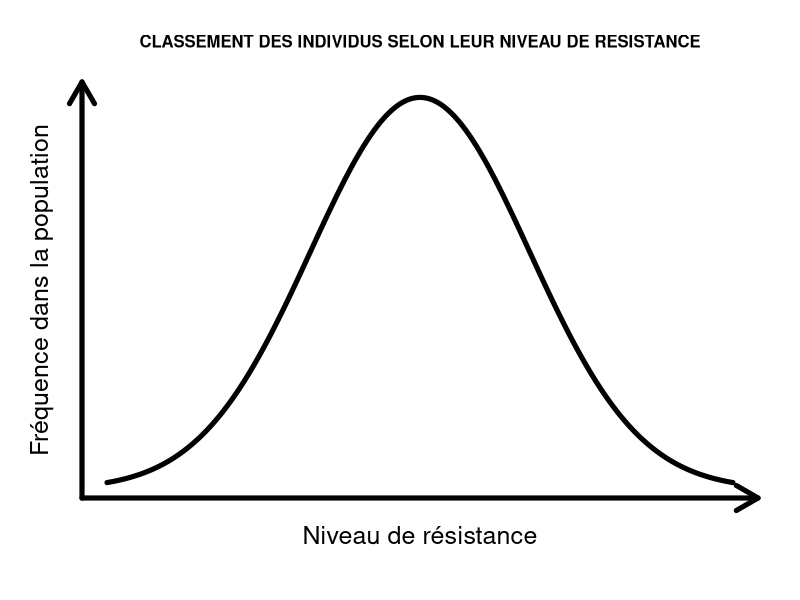
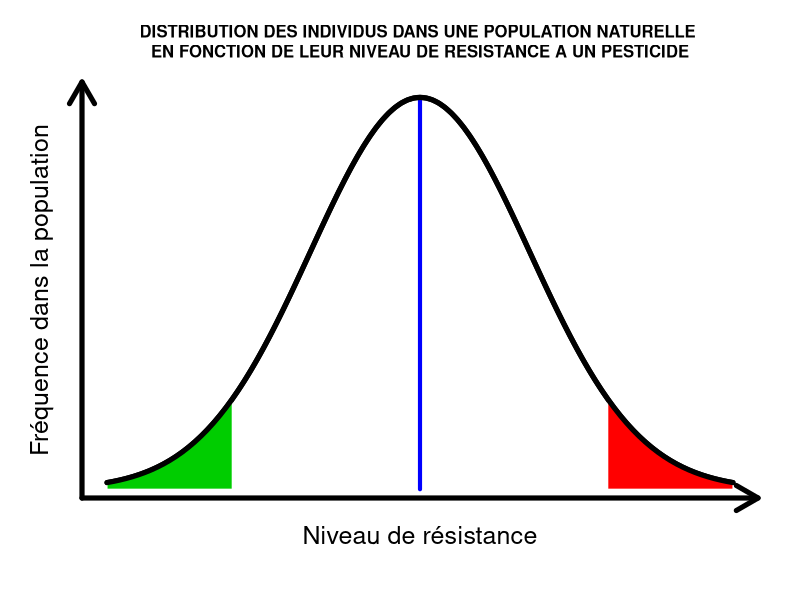
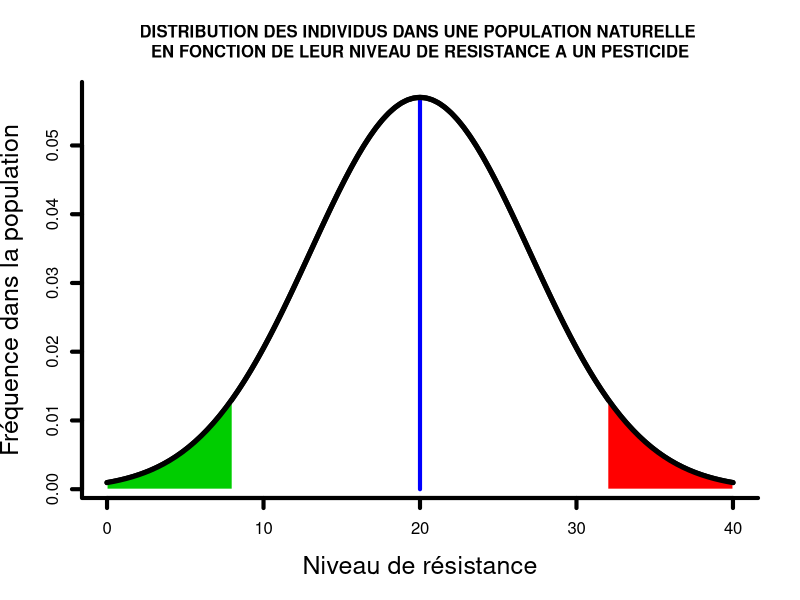
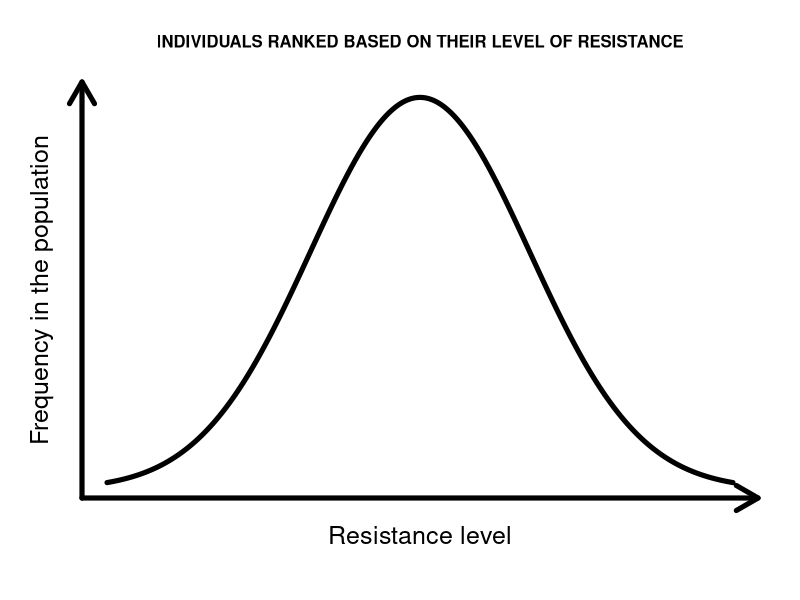
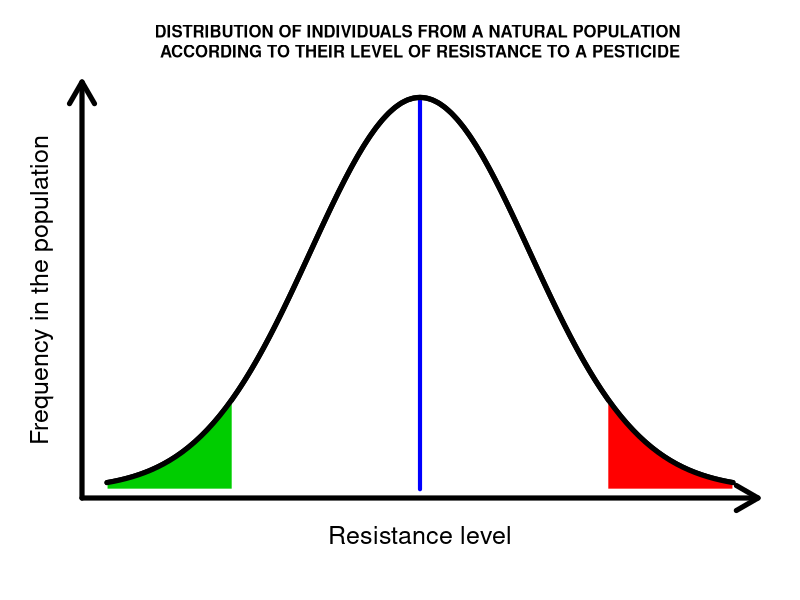
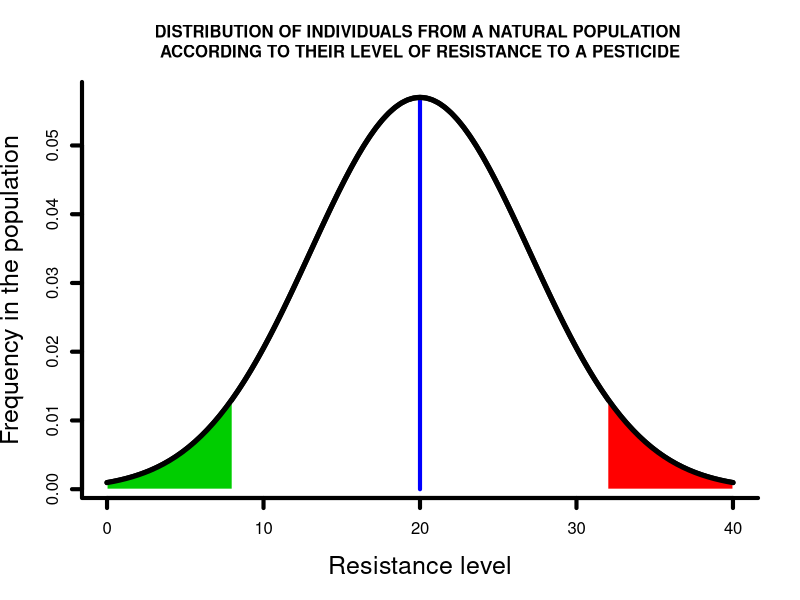

The R source for these figures, in order:
###############################################################################
###############################################################################
#Script for the figure of the resistance distribution and evolution
###############################################################################
###############################################################################


###############################################################################
#French versions of the figures
###############################################################################


#first a simple plot of the distribution with no tick and arrows at the 
#end of axis
curve(dnorm(x, mean=20, sd=7),from=0,to=40,lwd=5,xlab="",ylab="",n=10000,
      cex.lab=1.5,bty="l",main="CLASSEMENT DES INDIVIDUS SELON LEUR NIVEAU DE RESISTANCE",
      cex.main=1,cex.axis=1,axes=FALSE)
u <- par("usr") 
arrows(u[1],u[3],u[2],u[3],code=2,xpd=TRUE,lwd=5)
mtext(side=1,text="Niveau de résistance",cex=1.5,line=1.5)
arrows(u[1],u[3],u[1],u[4],code=2,xpd=TRUE,lwd=5)
mtext(side=2,text="Fréquence dans la population",cex=1.5,line=1.5)
#export png 870 x 550

#the distribution of the quantitative resistance in a natural population
#with no tick and arrows at the end of axis
curve(dnorm(x, mean=20, sd=7),from=0,to=40,lwd=5,xlab="",ylab="",n=10000,
      main="DISTRIBUTION DES INDIVIDUS DANS UNE POPULATION NATURELLE 
EN FONCTION DE LEUR NIVEAU DE RESISTANCE A UN PESTICIDE",cex.main=1,
      cex.axis=1,cex.lab=1.5,bty="l",axes=FALSE)
u <- par("usr") 
arrows(u[1],u[3],u[2],u[3],code=2,xpd=TRUE,lwd=5)
mtext(side=1,text="Niveau de résistance",cex=1.5,line=1.5)
arrows(u[1],u[3],u[1],u[4],code=2,xpd=TRUE,lwd=5)
mtext(side=2,text="Fréquence dans la population",cex=1.5,line=1.5)
#adding the mean of the distribution
segments(20,0,20,dnorm(0,sd=7),col='blue',lwd=4)
#display the more resistant percentile of the distribution
M<-20
EcarT<-7
xmin<-32
xmax<-40
X<-seq(xmin, xmax, length=1000)
Y<-dnorm(X, mean=M, sd=EcarT)
XX<-c(xmin,X,xmax,xmax,xmin)
YY<-c(0,Y,dnorm(xmax, mean=M,sd=EcarT),0,0)
polygon(XX,YY, border = 0,col="red")
#display the more sensitive percentile of the distribution
xmin<-0
xmax<-8
X<-seq(xmin, xmax, length=1000)
Y<-dnorm(X, mean=M, sd=EcarT)
XX<-c(xmin,X,xmax,xmax,xmin)
YY<-c(0,Y,dnorm(xmax, mean=M,sd=EcarT),0,0)
polygon(XX,YY, border = 0,col="green3")
#finally we draw again the curve so the figure look clean
curve(dnorm(x, mean=20, sd=7),from=0,to=40,lwd=5,add=TRUE)
#export png 870 x 550

#another version of the distribution of the quantitative resistance in 
#a natural population, with tick on axis and gradation
curve(dnorm(x, mean=20, sd=7),from=0,to=40,lwd=5,
      xlab="Niveau de résistance",
      ylab="Fréquence dans la population",n=10000,
      main="DISTRIBUTION DES INDIVIDUS DANS UNE POPULATION NATURELLE 
EN FONCTION DE LEUR NIVEAU DE RESISTANCE A UN PESTICIDE",cex.main=1,
      cex.axis=1,cex.lab=1.5,bty="l",axes=FALSE)
axis(1,lwd=4)
axis(2,lwd=4)
box(bty="l",lwd=4)
#adding the mean of the distribution
segments(20,0,20,dnorm(0,sd=7),col='blue',lwd=4)
#display the more resistant percentile of the distribution
M<-20
EcarT<-7
xmin<-32
xmax<-40
X<-seq(xmin, xmax, length=1000)
Y<-dnorm(X, mean=M, sd=EcarT)
XX<-c(xmin,X,xmax,xmax,xmin)
YY<-c(0,Y,dnorm(xmax, mean=M,sd=EcarT),0,0)
polygon(XX,YY, border = 0,col="red")
#display the more sensitive percentile of the distribution
xmin<-0
xmax<-8
X<-seq(xmin, xmax, length=1000)
Y<-dnorm(X, mean=M, sd=EcarT)
XX<-c(xmin,X,xmax,xmax,xmin)
YY<-c(0,Y,dnorm(xmax, mean=M,sd=EcarT),0,0)
polygon(XX,YY, border = 0,col="green3")
#finally we draw again the curve so the figure look clean
curve(dnorm(x, mean=20, sd=7),from=0,to=40,lwd=5,add=TRUE)


###############################################################################
#English versions of the figures
###############################################################################


#first a simple plot of the distribution with no tick and arrows at the 
#end of axis
curve(dnorm(x, mean=20, sd=7),from=0,to=40,lwd=5,xlab="",ylab="",n=10000,
      cex.lab=1.5,bty="l",main="INDIVIDUALS RANKED BASED ON THEIR LEVEL OF RESISTANCE",
      cex.main=1,cex.axis=1,axes=FALSE)
u <- par("usr") 
arrows(u[1],u[3],u[2],u[3],code=2,xpd=TRUE,lwd=5)
mtext(side=1,text="Resistance level",cex=1.5,line=1.5)
arrows(u[1],u[3],u[1],u[4],code=2,xpd=TRUE,lwd=5)
mtext(side=2,text="Frequency in the population",cex=1.5,line=1.5)
#export png 870 x 550

#the distribution of the quantitative resistance in a natural population
#with no tick and arrows at the end of axis
curve(dnorm(x, mean=20, sd=7),from=0,to=40,lwd=5,xlab="",ylab="",n=10000,
      main="DISTRIBUTION OF INDIVIDUALS FROM A NATURAL POPULATION 
ACCORDING TO THEIR LEVEL OF RESISTANCE TO A PESTICIDE",cex.main=1,
      cex.axis=1,cex.lab=1.5,bty="l",axes=FALSE)
u <- par("usr") 
arrows(u[1],u[3],u[2],u[3],code=2,xpd=TRUE,lwd=5)
mtext(side=1,text="Resistance level",cex=1.5,line=1.5)
arrows(u[1],u[3],u[1],u[4],code=2,xpd=TRUE,lwd=5)
mtext(side=2,text="Frequency in the population",cex=1.5,line=1.5)
#adding the mean of the distribution
segments(20,0,20,dnorm(0,sd=7),col='blue',lwd=4)
#display the more resistant percentile of the distribution
M<-20
EcarT<-7
xmin<-32
xmax<-40
X<-seq(xmin, xmax, length=1000)
Y<-dnorm(X, mean=M, sd=EcarT)
XX<-c(xmin,X,xmax,xmax,xmin)
YY<-c(0,Y,dnorm(xmax, mean=M,sd=EcarT),0,0)
polygon(XX,YY, border = 0,col="red")
#display the more sensitive percentile of the distribution
xmin<-0
xmax<-8
X<-seq(xmin, xmax, length=1000)
Y<-dnorm(X, mean=M, sd=EcarT)
XX<-c(xmin,X,xmax,xmax,xmin)
YY<-c(0,Y,dnorm(xmax, mean=M,sd=EcarT),0,0)
polygon(XX,YY, border = 0,col="green3")
#finally we draw again the curve so the figure look clean
curve(dnorm(x, mean=20, sd=7),from=0,to=40,lwd=5,add=TRUE)
#export png 870 x 550

#another version of the distribution of the quantitative resistance in 
#a natural population, with tick on axis and gradation
curve(dnorm(x, mean=20, sd=7),from=0,to=40,lwd=5,
      xlab="Resistance level",
      ylab="Frequency in the population",n=10000,
      main="DISTRIBUTION OF INDIVIDUALS FROM A NATURAL POPULATION 
ACCORDING TO THEIR LEVEL OF RESISTANCE TO A PESTICIDE",cex.main=1,
      cex.axis=1,cex.lab=1.5,bty="l",axes=FALSE)
axis(1,lwd=4)
axis(2,lwd=4)
box(bty="l",lwd=4)
#adding the mean of the distribution
segments(20,0,20,dnorm(0,sd=7),col='blue',lwd=4)
#display the more resistant percentile of the distribution
M<-20
EcarT<-7
xmin<-32
xmax<-40
X<-seq(xmin, xmax, length=1000)
Y<-dnorm(X, mean=M, sd=EcarT)
XX<-c(xmin,X,xmax,xmax,xmin)
YY<-c(0,Y,dnorm(xmax, mean=M,sd=EcarT),0,0)
polygon(XX,YY, border = 0,col="red")
#display the more sensitive percentile of the distribution
xmin<-0
xmax<-8
X<-seq(xmin, xmax, length=1000)
Y<-dnorm(X, mean=M, sd=EcarT)
XX<-c(xmin,X,xmax,xmax,xmin)
YY<-c(0,Y,dnorm(xmax, mean=M,sd=EcarT),0,0)
polygon(XX,YY, border = 0,col="green3")
#finally we draw again the curve so the figure look clean
curve(dnorm(x, mean=20, sd=7),from=0,to=40,lwd=5,add=TRUE)


###############################################################################
#END
###############################################################################
